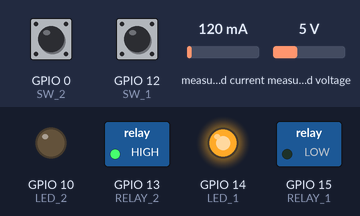
A sketch run on a simulated ESP8266 (NodeMCU). On the bench: switched loads named in the sketch (green lamp = pin HIGH), output pins drawn as LEDs (lit = HIGH). The inputs (shaded band) are chosen by the test bench; at power-on: GPIO 0 (SW_2) LOW, GPIO 12 (SW_1) HIGH, measured current 120 mA, measured voltage 5 V. WiFi joins after 1.5 s; servers stay silent unless stated; no MQTT or app messages arrive unless stated; what the sketch prints to the serial monitor is not drawn.

Above: at 2.7 s.
2.8 s: GPIO 0 (SW_2) pulled HIGH for 0.15 s
At 3.9 s:
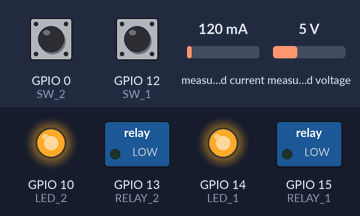
Timing chart, 0 to 5.8 s (numbered marks = the images above; inputs shaded):
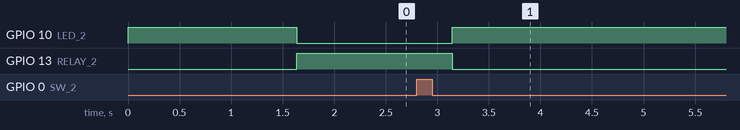

Measured:
- after the input at 2.8 s, GPIO 10 (LED_2): LOW → HIGH after 0.35 s; GPIO 13 (RELAY_2): HIGH → LOW after 0.35 s

The sketch:

ESP8266.ino
```cpp
#include <ESP8266WiFi.h>
#include <PubSubClient.h>
#include <PZEM004Tv30.h>

#define SW_1 12
#define LED_1 14
//
#define SW_2 0
#define LED_2 10
//
#define RELAY_1 15
#define RELAY_2 13


const char* ssid = "joeyrai";
const char* password = "xxxxxxxxxx";
const char* mqtt_server = "xxx.xxx.xxx.xxx";

long now = millis();
long lastMeasure = 0;

static int sw1 = 0, sw2 = 0;
float v1, i1, p1, e1, f1, pf1;
float v2, i2, p2, e2, f2, pf2;
double elecCharge_1 = 0, elecCharge_2 = 0, elecCharge_All = 0, elecCharge_1_note = 0, elecCharge_2_note = 0;

static char sw1_sc[7], sw2_sc[7];
static char v1_sc[7], i1_sc[7], p1_sc[7], e1_sc[7], f1_sc[7], pf1_sc[7];
static char v2_sc[7], i2_sc[7], p2_sc[7], e2_sc[7], f2_sc[7], pf2_sc[7];
static char elecCharge_1_sc[13], elecCharge_2_sc[13], elecCharge_All_sc[13];

WiFiClient espClient;
PubSubClient client(espClient);

PZEM004Tv30 pzem_1(5, 4);
PZEM004Tv30 pzem_2(2, 16);


// Sets mqtt broker and sets the callback function
// The callback function is what receives messages
void setup() {
  pinMode(SW_1, INPUT);
  pinMode(SW_2, INPUT);
  pinMode(LED_1, OUTPUT);
  pinMode(LED_2, OUTPUT);
  pinMode(RELAY_1, OUTPUT);
  pinMode(RELAY_2, OUTPUT);

  digitalWrite(LED_1, HIGH);
  digitalWrite(LED_2, HIGH);
  digitalWrite(RELAY_1, LOW);
  digitalWrite(RELAY_2, LOW);

  Serial.begin(115200);
  setup_wifi();
  client.setServer(mqtt_server, 1883);
  client.setCallback(callback);  //---------------------------------Callback setup
}


void loop() {
  if (!client.connected()) {
    reconnect();
  }
  if (!client.loop()) {
    client.connect("ESP8266Client");
  }

  SW_and_Relay();
  //sw1 = 0;
  //sw2 = 0;

  // pzem_1
  v1 = pzem_1.voltage();
  i1 = pzem_1.current();
  p1 = pzem_1.power();   // use power to calculate electric units usage.
  e1 = pzem_1.energy();
  f1 = pzem_1.frequency();
  pf1 = pzem_1.pf();
  /*v1 = 10.11;
    i1 = 21.22;
    p1 = 35.33;
    e1 = 40.44;
    f1 = 59.55;
    pf1 = 60.66;*/

  // pzem_2
  v2 = pzem_2.voltage();
  i2 = pzem_2.current();
  p2 = pzem_2.power();
  e2 = pzem_2.energy();
  f2 = pzem_2.frequency();
  pf2 = pzem_2.pf();
  /*v2 = 12.21;
    i2 = 22.22;
    p2 = 32.23;
    e2 = 42.24;
    f2 = 52.25;
    pf2 = 62.26;*/

  //elecCharge_1 = 11.22;
  //elecCharge_2 = 34.6;
  //elecCharge_All = 55.58;

  now = millis();

  if (now - lastMeasure > 1000)
  {
    lastMeasure = now;

    isnanCheck();

    if ((sw1 == 1) && (sw2 == 0))
    {
      elecCharge_1_note = p1 / 3600000;
      elecCharge_1 = elecCharge_1 + elecCharge_1_note;
    }
    else if ((sw1 == 0) && (sw2 == 1))
    {
      elecCharge_2_note = p2 / 3600000;
      elecCharge_2 = elecCharge_2 + elecCharge_2_note;
    }
    else if ((sw1 == 1) && (sw2 == 1))
    {
      elecCharge_1_note = p1 / 3600000;
      elecCharge_1 = elecCharge_1 + elecCharge_1_note;

      elecCharge_2_note = p2 / 3600000;
      elecCharge_2 = elecCharge_2 + elecCharge_2_note;
    }

    elecCharge_All = elecCharge_1 + elecCharge_2;

    computesFloat2StaticChar_and_publish();

    Serial.print("sw1:"); Serial.print(sw1); Serial.print("  ");
    Serial.print("sw2:"); Serial.print(sw2); Serial.print(" |  ");

    Serial.print("v1:"); Serial.print(v1); Serial.print("  ");
    Serial.print("i1:"); Serial.print(i1); Serial.print("  ");
    Serial.print("p1:"); Serial.print(p1); Serial.print("  ");
    Serial.print("e1:"); Serial.print(e1); Serial.print("  ");
    Serial.print("f1:"); Serial.print(f1); Serial.print("  ");
    Serial.print("pf1:"); Serial.print(pf1); Serial.print(" |  ");


    Serial.print("v2:"); Serial.print(v2); Serial.print("  ");
    Serial.print("i2:"); Serial.print(i2); Serial.print("  ");
    Serial.print("p2:"); Serial.print(p2); Serial.print("  ");
    Serial.print("e2:"); Serial.print(e2); Serial.print("  ");
    Serial.print("f2:"); Serial.print(f2); Serial.print("  ");
    Serial.print("pf2:"); Serial.print(pf2); Serial.print(" |  ");

    Serial.print("eC_1:"); Serial.print(elecCharge_1, 8); Serial.print("  ");
    Serial.print("eC_2:"); Serial.print(elecCharge_2, 8); Serial.print("  ");
    Serial.print("eC_All:"); Serial.print(elecCharge_All, 8); Serial.print("\n");

    //else
    //{
    // Serial.print("Error reading v1 or i1\n");
    //}
  }
}

void SW_and_Relay()
{
  if (digitalRead(SW_1) == 0)
  {
    delay(70);
    if (sw1 == 0)
    {
      while (digitalRead(SW_1) == 0)
      {
        digitalWrite(LED_1, LOW);
        digitalWrite(RELAY_1, HIGH);
        sw1 = 1;
      }
    }
    else
    {
      while (digitalRead(SW_1) == 0)
      {
        digitalWrite(LED_1, HIGH);
        digitalWrite(RELAY_1, LOW);
        sw1 = 0;
      }
    }
  }

  if (digitalRead(SW_2) == 0)
  {
    delay(70);
    if (sw2 == 0)
    {
      while (digitalRead(SW_2) == 0)
      {
        digitalWrite(LED_2, LOW);
        digitalWrite(RELAY_2, HIGH);
        sw2 = 1;
      }
    }
    else
    {
      while (digitalRead(SW_2) == 0)
      {
        digitalWrite(LED_2, HIGH);
        digitalWrite(RELAY_2, LOW);
        sw2 = 0;
      }
    }
  }
  //Serial.print("SW_1 = ");
  //Serial.print(led_status_1);
  //Serial.print("\tSW_2 = ");
  //Serial.print(led_status_2);
  //Serial.print("\n");
}

void isnanCheck()
{
  if (isnan(v1)) {
    v1 = 0;
  }
  if (isnan(i1)) {
    i1 = 0;
  }
  if (isnan(p1)) {
    p1 = 0;
  }
  if (isnan(e1)) {
    e1 = 0;
  }
  if (isnan(f1)) {
    f1 = 0;
  }
  if (isnan(pf1)) {
    pf1 = 0;
  }

  if (isnan(v2)) {
    v2 = 0;
  }
  if (isnan(i2)) {
    i2 = 0;
  }
  if (isnan(p2)) {
    p2 = 0;
  }
  if (isnan(e2)) {
    e2 = 0;
  }
  if (isnan(f2)) {
    f2 = 0;
  }
  if (isnan(pf2)) {
    pf2 = 0;
  }

}

void computesFloat2StaticChar_and_publish()
{
  dtostrf(sw1, 6, 2, sw1_sc);
  dtostrf(sw2, 6, 2, sw2_sc);

  dtostrf(v1, 6, 2, v1_sc);
  dtostrf(i1, 6, 2, i1_sc);
  dtostrf(p1, 6, 2, p1_sc);
  dtostrf(e1, 6, 2, e1_sc);
  dtostrf(f1, 6, 2, f1_sc);
  dtostrf(pf1, 6, 2, pf1_sc);

  dtostrf(v2, 6, 2, v2_sc);
  dtostrf(i2, 6, 2, i2_sc);
  dtostrf(p2, 6, 2, p2_sc);
  dtostrf(e2, 6, 2, e2_sc);
  dtostrf(f2, 6, 2, f2_sc);
  dtostrf(pf2, 6, 2, pf2_sc);

  dtostrf(elecCharge_1, 12, 8, elecCharge_1_sc);
  dtostrf(elecCharge_2, 12, 8, elecCharge_2_sc);
  dtostrf(elecCharge_All, 12, 8, elecCharge_All_sc);

  // Publishes values ----------------------------------------------------------------
  client.publish("smart_plug/sw1", sw1_sc);
  client.publish("smart_plug/sw2", sw2_sc);

  client.publish("smart_plug/v1", v1_sc);
  client.publish("smart_plug/i1", i1_sc);
  client.publish("smart_plug/p1", p1_sc);
  client.publish("smart_plug/e1", e1_sc);
  client.publish("smart_plug/f1", f1_sc);
  client.publish("smart_plug/pf1", pf1_sc);

  client.publish("smart_plug/v2", v2_sc);
  client.publish("smart_plug/i2", i2_sc);
  client.publish("smart_plug/p2", p2_sc);
  client.publish("smart_plug/e2", e2_sc);
  client.publish("smart_plug/f2", f2_sc);
  client.publish("smart_plug/pf2", pf2_sc);

  client.publish("smart_plug/elecCharge_1", elecCharge_1_sc);
  client.publish("smart_plug/elecCharge_2", elecCharge_2_sc);
  client.publish("smart_plug/elecCharge_All", elecCharge_All_sc);
}

// This functions is executed when some device publishes a message to a topic that ESP8266 is subscribed to
void callback(String topic, byte* message, unsigned int length)
{
  Serial.print("Message arrived on topic: ");
  Serial.print(topic);
  Serial.print(". Message: ");
  String messageIn;

  for (int i = 0; i < length; i++) {
    Serial.print((char)message[i]);
    messageIn += (char)message[i];
  }
  Serial.println();

  if (topic == "smart_plug/sw1_sub") {
    Serial.print("Changing sw1 to =>  ");
    if (messageIn == "sw1_on") {
      sw1 = 1;
      digitalWrite(LED_1, LOW);
      digitalWrite(RELAY_1, HIGH);
      Serial.print("sw1 = 1");
    }
    else if (messageIn == "sw1_off") {
      sw1 = 0;
      digitalWrite(LED_1, HIGH);
      digitalWrite(RELAY_1, LOW);
      Serial.print("sw1 = 0");
    }
  }
  else if (topic == "smart_plug/sw2_sub") {
    Serial.print("Changing sw2 to =>  ");
    if (messageIn == "sw2_on") {
      sw2 = 1;
      digitalWrite(LED_2, LOW);
      digitalWrite(RELAY_2, HIGH);
      Serial.print("sw2 = 1");
    }
    else if (messageIn == "sw2_off") {
      sw2 = 0;
      digitalWrite(LED_2, HIGH);
      digitalWrite(RELAY_2, LOW);
      Serial.print("sw2 = 0");
    }
  }
  Serial.println();
  //return(sw1);
}


// Connects ESP8266 to router
void setup_wifi()
{
  delay(10);
  // Start by connecting to a WiFi network
  Serial.println();
  Serial.print("Connecting to ");
  Serial.println(ssid);
  WiFi.begin(ssid, password);
  while (WiFi.status() != WL_CONNECTED) {
    delay(500);
    Serial.print(".");
  }
  Serial.println("");
  Serial.print("WiFi connected - ESP IP address: ");
  Serial.println(WiFi.localIP());
}

// Reconnects ESP8266 to MQTT broker
// Change the function below to subscribe to more topics with ESP8266
void reconnect() {
  // Loop until reconnected
  while (!client.connected()) {
    Serial.print("Attempting MQTT connection...");

    if (client.connect("ESP8266Client")) {
      Serial.println("connected");
      // Subscribe or resubscribe to a topic
      client.subscribe("smart_plug/sw1_sub");
      client.subscribe("smart_plug/sw2_sub");
    } else {
      Serial.print("failed, rc=");
      Serial.print(client.state());
      Serial.println(" try again in 5 seconds");
      // Wait 5 seconds before retrying
      delay(5000);
    }
  }
}
```
